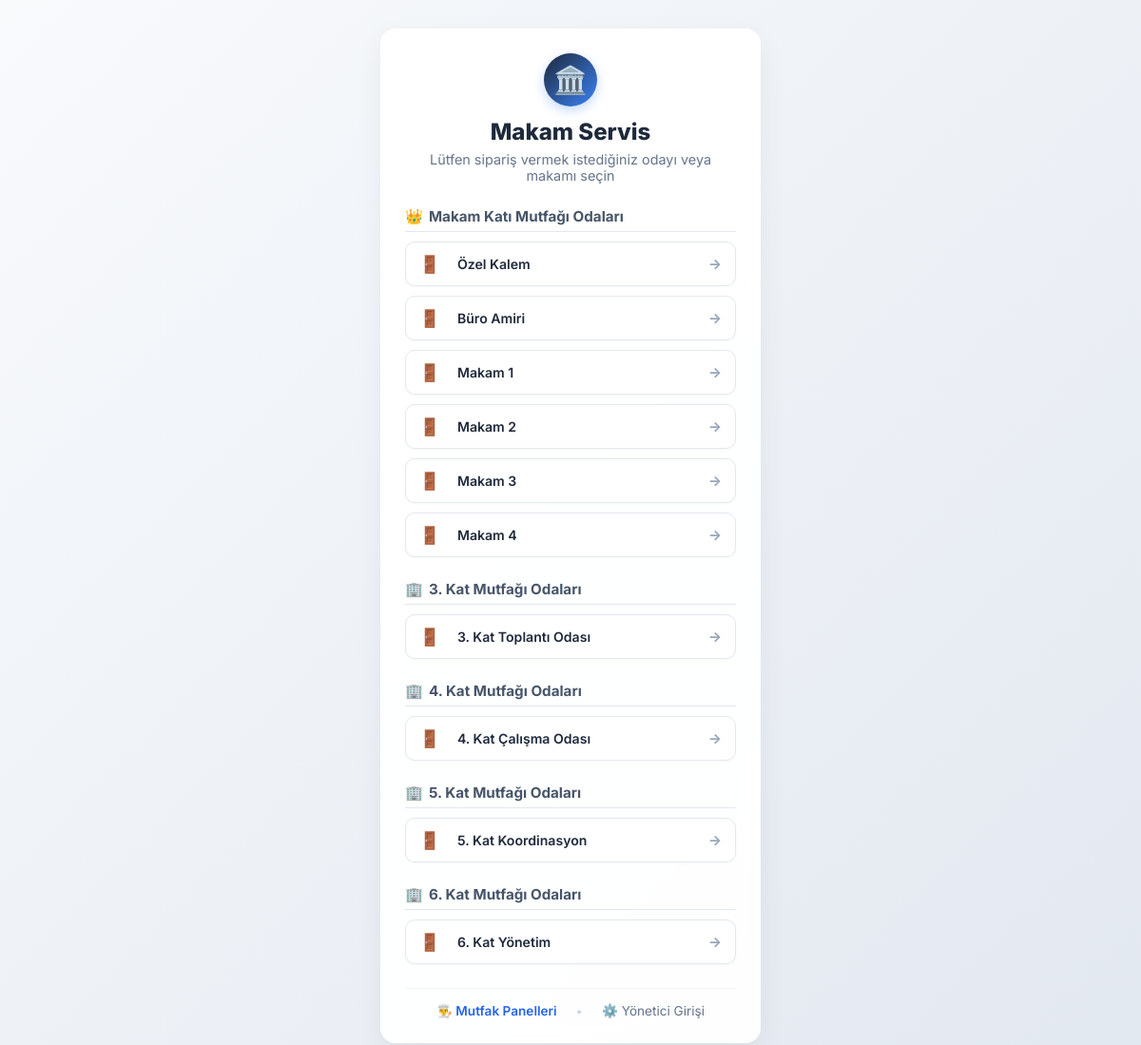
The page / on the database its author committed.
### models.py (models this page shows)
class Room(Base):
    __tablename__ = "rooms"
    id = Column(Integer, primary_key=True, index=True)
    name = Column(String, unique=True, index=True)
    slug = Column(String, unique=True, index=True)
    floor = Column(String, default="makam", index=True) # 'makam', 'kat-3', 'kat-4', 'kat-5', 'kat-6'

### main.py (the view)
@app.get("/", response_class=HTMLResponse)
async def read_root(request: Request, room: str = None, db: Session = Depends(get_db)):
    if room:
        return await show_room_page(request, room, db)
    rooms = db.query(models.Room).all()
    return templates.TemplateResponse(request=request, name="select_room.html", context={"rooms": rooms, "floors": FLOORS})

### templates/select_room.html (shortened to what this page needs)
{% extends "base.html" %}
{% block content %}
<div class="select-room-container" style="max-width: 650px; margin: 30px auto; padding: 0 15px;">
    <div class="glass-card room-select-card" style="padding: 25px; border-radius: 16px;">
        <div class="room-select-header" style="text-align: center; margin-bottom: 25px;">
            <div class="select-logo-badge" style="width: 56px; height: 56px; line-height: 56px; font-size: 1.8rem; margin: 0 auto 12px auto; background: linear-gradient(135deg, #1e293b 0%, #3b82f6 100%); border-radius: 50%; color: white; display: flex; align-items: center; justify-content: center; box-shadow: 0 4px 12px rgba(59, 130, 246, 0.3);">🏛️</div>
            <h1 style="font-size: 1.5rem; font-weight: 800; color: #1e293b; margin-bottom: 6px;">Makam Servis</h1>
            <p style="color: #64748b; font-size: 0.9rem;">Lütfen sipariş vermek istediğiniz odayı veya makamı seçin</p>
        </div>
        {% set floor_keys = ['makam', 'kat-3', 'kat-4', 'kat-5', 'kat-6'] %}
        {% for f_key in floor_keys %}
            {% set floor_rooms = [] %}
            {% for r in rooms %}
                {% if (r.floor == f_key) or (not r.floor and f_key == 'makam') %}
                    {% set _ = floor_rooms.append(r) %}
                {% endif %}
            {% endfor %}
            {% if floor_rooms|length > 0 %}
            <div class="floor-group-section" style="margin-bottom: 24px;">
                <h3 style="font-size: 0.95rem; font-weight: 700; color: #475569; border-bottom: 1px solid #e2e8f0; padding-bottom: 6px; margin-bottom: 10px; display: flex; align-items: center; gap: 6px;">
                    <span>{% if f_key == 'makam' %}👑{% else %}🏢{% endif %}</span>
                    <span>{{ floors.get(f_key, f_key) }} Odaları</span>
                </h3>
                <div class="room-buttons-grid" style="display: grid; grid-template-columns: repeat(auto-fill, minmax(200px, 1fr)); gap: 10px;">
                    {% for r in floor_rooms %}
                    <a href="/{{ r.slug }}" class="btn-room-select" style="background: #ffffff; border: 1px solid #e2e8f0; border-radius: 10px; padding: 12px 14px; text-decoration: none; display: flex; align-items: center; justify-content: space-between; transition: all 0.15s ease; box-shadow: 0 1px 3px rgba(0,0,0,0.03);">
                        <span style="display: flex; align-items: center; gap: 8px;">
                            <span class="room-select-icon">🚪</span>
                            <span class="room-select-name" style="color: #1e293b; font-weight: 600; font-size: 0.88rem;">{{ r.name }}</span>
                        </span>
                        <span class="room-select-arrow" style="color: #94a3b8; font-weight: bold;">→</span>
                    </a>
                    {% endfor %}
                </div>
            </div>
            {% endif %}
        {% endfor %}
        {% set other_rooms = [] %}
        {% for r in rooms %}
            {% if r.floor and r.floor not in floor_keys %}
                {% set _ = other_rooms.append(r) %}
            {% endif %}
        {% endfor %}
        <div style="margin-top: 25px; text-align: center; border-top: 1px solid #f1f5f9; padding-top: 15px; display: flex; justify-content: center; gap: 20px;">
            <a href="/mutfak" style="font-size: 0.85rem; color: #2563eb; text-decoration: none; font-weight: 600;">👨‍🍳 Mutfak Panelleri</a>
            <span style="color: #cbd5e1;">•</span>
            <a href="/admin" style="font-size: 0.85rem; color: #64748b; text-decoration: none;">⚙️ Yönetici Girişi</a>
        </div>
    </div>
</div>
{% endblock %}

### templates/base.html (shortened to what this page needs)
<!DOCTYPE html>
<html lang="tr">
<head>
    <link rel="stylesheet" href="/static/css/style.css">
</head>
<body>
    {% block content %}{% endblock %}
</body>
</html>

### static/css/style.css (style rules this page uses)
:root { --primary: #2563eb; --primary-hover: #1d4ed8; --bg-color: #f8fafc; --card-bg: rgba(255, 255, 255, 0.95); --text-main: #0f172a; --text-muted: #64748b; --success: #10b981; --danger: #ef4444; }
* { box-sizing: border-box; margin: 0; padding: 0; }
body { font-family: 'Inter', -apple-system, BlinkMacSystemFont, sans-serif; background: var(--bg-color); color: var(--text-main); background-image: linear-gradient(135deg, #f8fafc 0%, #e2e8f0 100%); min-height: 100vh; font-size: 13px; -webkit-tap-highlight-color: transparent; }
.glass-card, .product-card, .order-card { background: var(--card-bg); backdrop-filter: blur(10px); border: 1px solid rgba(255, 255, 255, 0.8); border-radius: 10px; padding: 6px 4px; box-shadow: 0 2px 6px rgba(0,0,0,0.03); }
.select-room-container { display: flex; align-items: center; justify-content: center; min-height: 85vh; padding: 20px 10px; }
.room-select-card { width: 100%; max-width: 400px; padding: 28px 20px; text-align: center; border-radius: 18px; box-shadow: 0 10px 30px rgba(0,0,0,0.06); }
.select-logo-badge { width: 54px; height: 54px; background: linear-gradient(135deg, #2563eb, #1d4ed8); color: white; border-radius: 16px; display: flex; align-items: center; justify-content: center; font-size: 1.8rem; margin: 0 auto 14px auto; box-shadow: 0 4px 12px rgba(37, 99, 235, 0.3); }
.room-select-header h1 { font-size: 1.5rem; font-weight: 700; color: #0f172a; margin-bottom: 4px; }
.room-select-header p { font-size: 0.85rem; color: #64748b; margin-bottom: 22px; }
.room-buttons-grid { display: flex; flex-direction: column; gap: 8px; }
.btn-room-select { display: flex; align-items: center; justify-content: space-between; padding: 12px 16px; background: #ffffff; border: 1px solid #e2e8f0; border-radius: 12px; text-decoration: none; color: #1e293b; font-weight: 600; font-size: 0.92rem; transition: all 0.15s ease; box-shadow: 0 2px 4px rgba(0,0,0,0.02); }
.room-select-icon { font-size: 1.1rem; }
.room-select-name { flex: 1; text-align: left; margin-left: 10px; }
.room-select-arrow { color: #94a3b8; font-weight: bold; }

### rows shown on the page
Room: name "Özel Kalem"
Room: name "Büro Amiri"
Room: name "Makam 1"
Room: name "Makam 2"
Room: name "Makam 3"
Room: name "Makam 4"
Room: name "3. Kat Toplantı Odası"
Room: name "4. Kat Çalışma Odası"
Room: name "5. Kat Koordinasyon"
Room: name "6. Kat Yönetim"

### other values the page prints
{{ floors.get(f_key, f_key) }} "Makam Katı Mutfağı" "3. Kat Mutfağı" "4. Kat Mutfağı" "5. Kat Mutfağı" "6. Kat Mutfağı"
